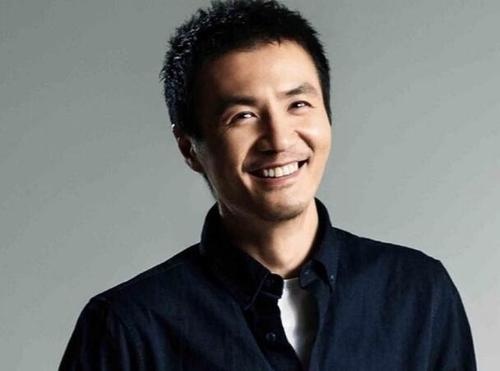
#> input picture Python/OpenCV/pushu.jpg, 500 x 371 px
$ python face_detector.py
#> lines starting #> are read from the running program, lines starting #| are printed output that depends on the picture; after the words box and inside, x2 and y2 are one past the last pixel; in counts of white or black regions, pixels touching at a corner belong together
import cv2
img = cv2.imread("./pushu.jpg")
#> img is the input picture: shape (371, 500, 3); mean B, G, R 111.3, 112.4, 110.4
gray = cv2.cvtColor(img, cv2.COLOR_BGR2GRAY)
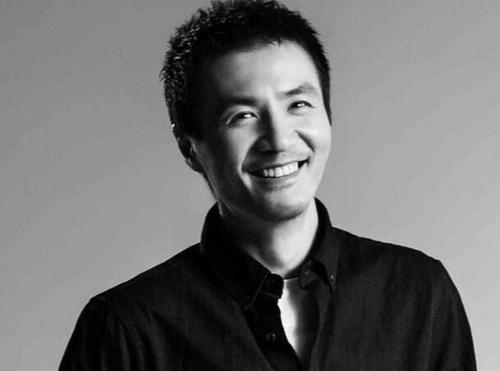
#> gray: shape (371, 500); min 0, max 255, mean 111.7
# 创建级联分类器
face_cascade = cv2.CascadeClassifier("./haarcascade_frontalface_default.xml")
# 将numpy中数据与级联分类器数据匹配
# 参数：图像被缩小的比例 每一个目标至少要被检测到多少次
faces = face_cascade.detectMultiScale(gray, scaleFactor=1.05, minNeighbors=5)
#> faces = [[200, 48, 149, 149]]
# 标记人脸
for x, y, w, h in faces:
    img = cv2.rectangle(img, (x, y), (x + w, y + h), (0, 255, 0), 2)
#> this loop made 1 pass
#> pass 1, `img = cv2.rectangle(img, (x, y), (x + w, y + h), (0, 255, 0), 2)`:
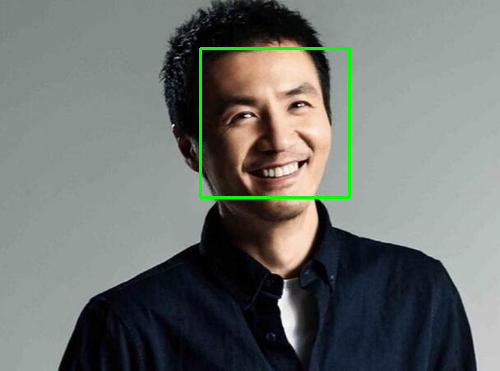
#> img: shape (371, 500, 3); 0.96% of pixels changed, all inside (x1, y1, x2, y2) = (199, 47, 351, 199)
cv2.imshow("Pmaru", img)
cv2.waitKey()
cv2.destroyAllWindows()

$ run again, with Python/OpenCV/timg.jpg copied over Python/OpenCV/pushu.jpg
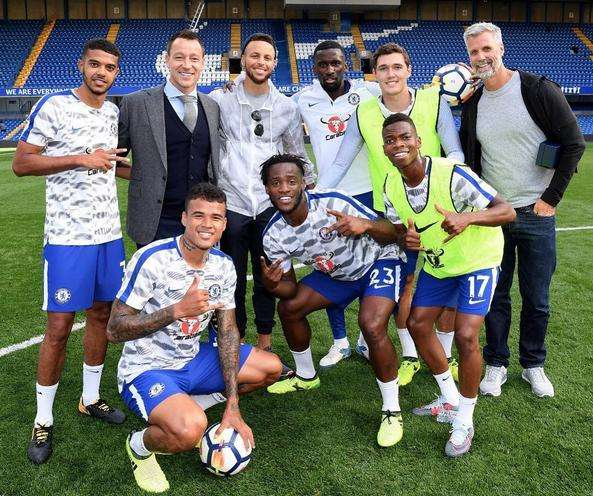
#> input picture Python/OpenCV/timg.jpg, 593 x 496 px
#> img is the input picture: shape (496, 593, 3); mean B, G, R 101.3, 109.8, 104.8
#> `gray = cv2.cvtColor(img, cv2.COLOR_BGR2GRAY)`:
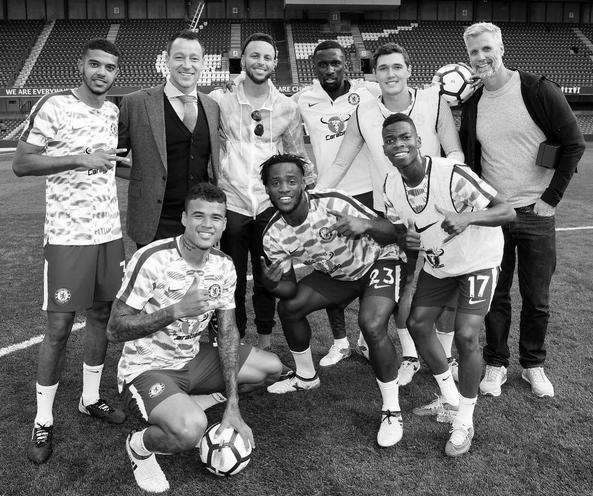
#> gray: shape (496, 593); min 0, max 255, mean 107.4
#> faces = [[114, 354, 27, 27], [242, 42, 37, 37], [461, 36, 40, 40], [370, 51, 42, 42], [378, 123, 39, 39], [262, 163, 45, 45], [163, 39, 47, 47], [77, 47, 49, 49], [223, 127, 36, 36], [181, 197, 50, 50], [262, 227, 36, 36]]
#> the loop `for x, y, w, h in faces:` made 11 passes
#> after the loop `for x, y, w, h in faces:`:
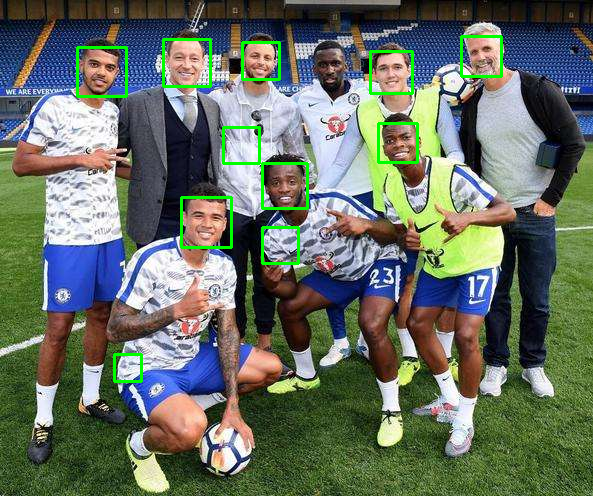
#> img: shape (496, 593, 3); mean B, G, R 99, 112.3, 102.6
